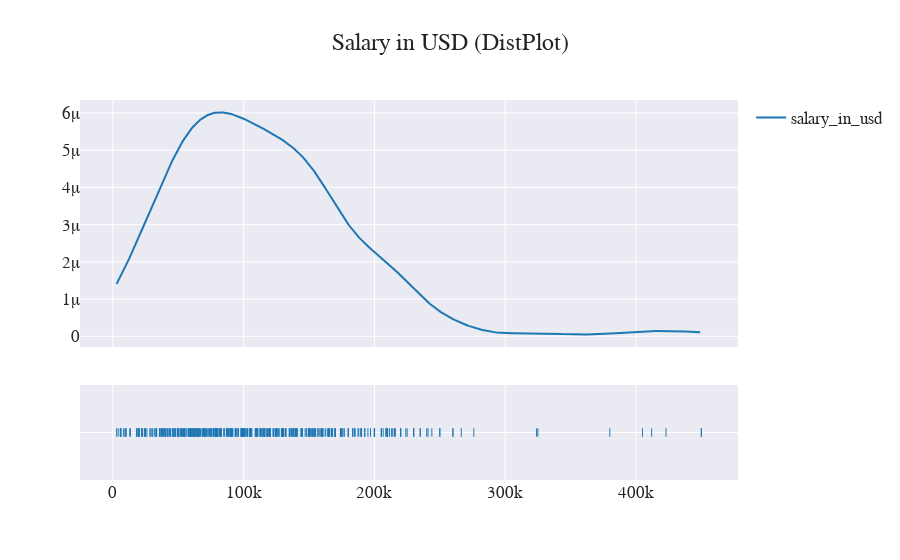

Here is the notebook cell this chart was saved with:
### Code cell
hist_data = [salary_df['salary_in_usd']] 
group_labels = ['salary_in_usd']

fig = ff.create_distplot(hist_data, group_labels, show_hist = False)
fig.layout.template = 'seaborn'
fig.update_layout(title='Salary in USD (DistPlot)', font = dict(size=17, family="Franklin Gothic")) 
fig.show()

# As we can tell from the dist plot, most of the salaries fall between 75-150k

### Figure 1 — Plotly figure (JSON) as saved in the notebook; plotly's stock layout.template omitted (floating-point values rounded to 4 significant figures; data arrays with more than 128 entries replaced by an {"elided": "..."} marker saying what was removed)
{"data": [{"legendgroup": "salary_in_usd", "marker": {"color": "rgb(31, 119, 180)"}, "mode": "lines", "name": "salary_in_usd", "showlegend": true, "type": "scatter", "x": {"elided": "500 float values"}, "xaxis": "x", "y": {"elided": "500 float values"}, "yaxis": "y"}, {"legendgroup": "salary_in_usd", "marker": {"color": "rgb(31, 119, 180)", "symbol": "line-ns-open"}, "mode": "markers", "name": "salary_in_usd", "showlegend": false, "type": "scatter", "x": {"elided": "483 int values"}, "xaxis": "x", "y": {"elided": "483 str values"}, "yaxis": "y2"}], "layout": {"autosize": true, "barmode": "overlay", "font": {"family": "Franklin Gothic", "size": 17}, "hovermode": "closest", "legend": {"traceorder": "reversed"}, "title": {"text": "Salary in USD (DistPlot)"}, "xaxis": {"anchor": "y2", "autorange": true, "domain": [0, 1], "range": [-24500.0, 477400.0], "type": "linear", "zeroline": false}, "yaxis": {"anchor": "free", "autorange": true, "domain": [0.35, 1], "position": 0, "range": [-2.849e-07, 6.346e-06], "type": "linear"}, "yaxis2": {"anchor": "x", "autorange": true, "domain": [0, 0.25], "dtick": 1, "range": [-1, 1], "showticklabels": false, "type": "category"}}}
